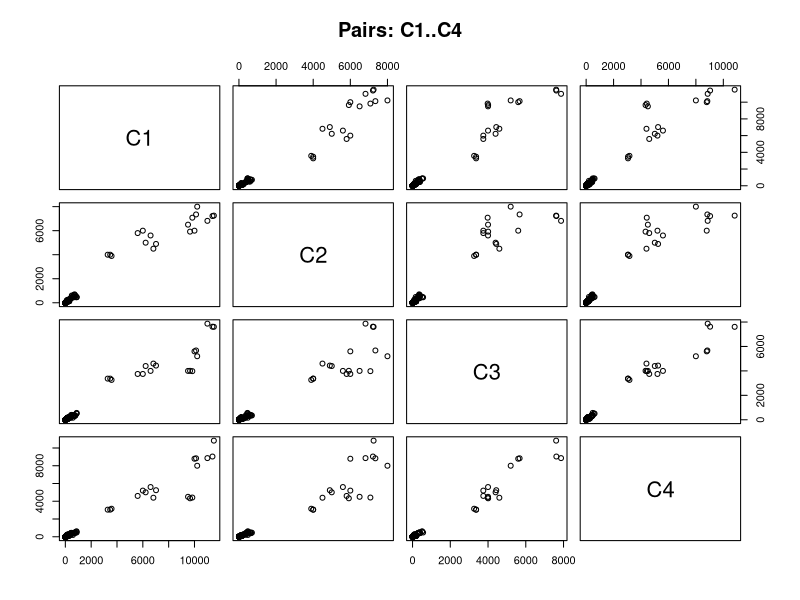

Write the R code that produced this figure.
## ---- chunk 1
knitr::opts_chunk$set(echo = TRUE, message = FALSE, warning = FALSE)
## ---- chunk 2
library(readxl); library(dplyr); library(ggplot2)
library(MASS) # for glm.nb if needed

df <- read_excel('metals.xlsx')
print(names(df))
print(dim(df))
print(head(df))

# Ensure predictors are factors if character
if('extractants' %in% names(df) && is.character(df$extractants)) df$extractants <- as.factor(df$extractants)
if('metals' %in% names(df) && is.character(df$metals)) df$metals <- as.factor(df$metals)

# Correlation between C1..C4
vars <- intersect(c('C1','C2','C3','C4'), names(df))
if(length(vars) >= 2) {
	cm <- cor(df[vars], use = 'pairwise.complete.obs')
	print(cm)
	pairs(df[vars], main = 'Pairs: C1..C4')
}

# Function to fit models for a response
fit_models <- function(resp_name) {
	resp <- df[[resp_name]]
	form <- as.formula(paste(resp_name, '~ extractants + metals'))

	lm_m <- lm(form, data = df)

	# logistic: create binary if not already 0/1
	if(all(resp %in% c(0,1), na.rm = TRUE)) {
		bin_resp <- resp
	} else {
		bin_resp <- as.integer(resp > median(resp, na.rm = TRUE))
	}
	df$.bin <- bin_resp
	log_m <- glm(.bin ~ extractants + metals, data = df, family = binomial)

	# Poisson: check if response integer-ish
	if(all(floor(resp) == resp, na.rm = TRUE)) {
		pois_m <- glm(form, data = df, family = poisson)
	} else {
		pois_m <- NULL
	}

	# Poisson dispersion
	dispersion <- if(!is.null(pois_m)) sum(residuals(pois_m, type='pearson')^2)/df.residual(pois_m) else NA

	list(response = resp_name, lm = lm_m, logit = log_m, poisson = pois_m, dispersion = dispersion)
}

results <- list()
for(v in vars) results[[v]] <- fit_models(v)

# Summarize AICs
aic_tbl <- data.frame(response = character(), model = character(), AIC = numeric(), stringsAsFactors = FALSE)
for(v in names(results)){
	res <- results[[v]]
	aic_tbl <- rbind(aic_tbl, data.frame(response = v, model = 'lm', AIC = AIC(res$lm)))
	aic_tbl <- rbind(aic_tbl, data.frame(response = v, model = 'logit(binary)', AIC = AIC(res$logit)))
	if(!is.null(res$poisson)) aic_tbl <- rbind(aic_tbl, data.frame(response = v, model = 'poisson', AIC = AIC(res$poisson)))
}
print(aic_tbl)


for(v in names(results)){
	res <- results[[v]]
	if(!is.na(res$dispersion) && res$dispersion > 1.5) {
		cat('\nResponse', v, 'has dispersion', round(res$dispersion,2), '- fitting negative binomial\n')
		nb <- glm.nb(as.formula(paste(v, '~ extractants + metals')), data = df)
		cat('AIC Poisson vs NegBin:', AIC(res$poisson), AIC(nb), '\n')
	}
}
